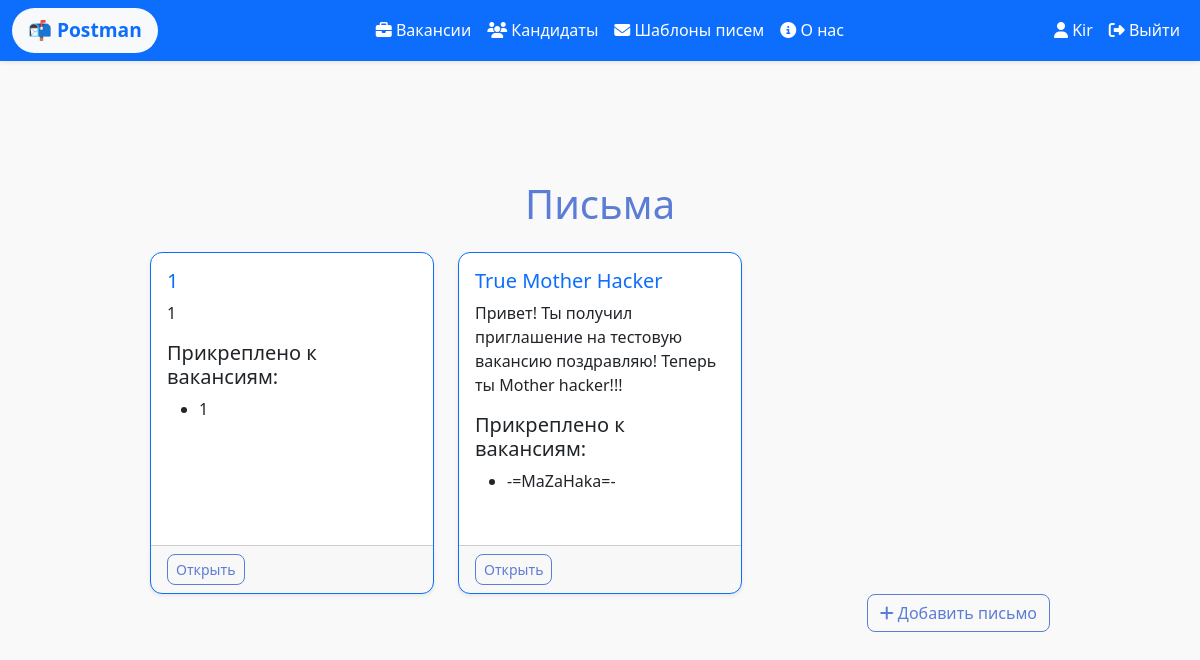
The page /data/templates/ (signed in) on the database its author committed.
### data/models.py (models this page shows, shortened)
class User(AbstractUser):
    firstname = models.CharField(max_length=100)
    lastname = models.CharField(max_length=100)
    class Meta:
        verbose_name = 'Пользователь'
        verbose_name_plural = 'Пользователи'

class Template(models.Model):
    title = models.CharField(max_length=150)
    content = models.TextField()
    class Meta:
        verbose_name = "Письмо"
        verbose_name_plural = "Письма"

class Vacancy(models.Model):
    title = models.CharField(max_length=100)
    description = models.TextField()
    user = models.ForeignKey(
        User,
        on_delete=models.SET_NULL,
        null=True,
        blank=True,
        related_name="vacancies",
        verbose_name="Пользователь"
    )
    candidates = models.ManyToManyField(Candidate, related_name='vacancies', blank=True)
    templates = models.ManyToManyField(Template,related_name='vacancies', blank=True)
    class Meta:
        verbose_name = "Вакансия"
        verbose_name_plural = "Вакансии"

### data/views.py (the view)
# urls.py: path('templates/', views.templates, name='templates'), # список писем
@login_required
def templates(request):
    templates = Template.objects.all()
    return render(request, 'data/templates.html', {'templates': templates})

### data/templates/data/templates.html (shortened to what this page needs)
{% extends "main/base.html" %}
{% block content %}
<h1 class="mb-4">Письма</h1>
<div class="row row-cols-1 row-cols-md-2 row-cols-lg-3 g-4">
    {% for template in templates %}
    <div class="col">
        <div class="card h-100 border-primary shadow-sm">
            <div class="card-body">
                <h5 class="card-title text-primary">{{ template.title }}</h5>
                <p class="card-text">{{ template.content|truncatewords:25 }}</p>
                <h5>Прикреплено к вакансиям:</h5>
                <ul>
                    {% for vacancy in template.vacancies.all %}
                    <li>{{ vacancy.title }}</li>
                    {% empty %}
                    <p>Пока ни к чему не прикреплен</p>
                    {% endfor %}
                </ul>
            </div>
            <div class="card-footer text-muted d-flex justify-content-between">
                <a href="{% url 'template_detail' template.id %}" class="btn btn-sm btn-outline-primary">Открыть</a>
            </div>
        </div>
    </div>
    {% empty %}
    <p>Пока нет писем.</p>
    {% endfor %}
</div>
<div class="d-flex justify-content-end mb-3">
    <a href="{% url 'template_create' %}" class="btn btn-outline-primary">
        <i class="fas fa-plus"></i> Добавить письмо
    </a>
</div>
{% endblock %}

### main/templates/main/base.html (shortened to what this page needs)
{% load static %}
<!DOCTYPE html>
<html lang="ru">
<head>
    <link rel="stylesheet" href="https://cdn.jsdelivr.net/npm/bootstrap@5.3.3/dist/css/bootstrap.min.css">
    <link rel="stylesheet" href="https://cdn.jsdelivr.net/npm/@fortawesome/fontawesome-free@6.6.0/css/all.min.css">
    <link rel="stylesheet" href="{% static 'main/css/main.css' %}">
</head>
<body>
<nav class="navbar navbar-expand-lg navbar-dark fixed-top bg-primary shadow-sm custom-navbar">
    <div class="container-fluid">
        <a class="navbar-brand fw-bold px-3 py-2 bg-light text-primary rounded-pill" href="{% url 'index' %}" style="font-weight: bold; font-size: 1.2rem;">
            📬 Postman
        </a>
        <div class="collapse navbar-collapse justify-content-center" id="navbarNav">
            <ul class="navbar-nav text-center">
                <li class="nav-item">
                    <a class="nav-link nav-effect text-white" href="{% url 'vacancies' %}"><i class="fas fa-briefcase"></i> Вакансии</a>
                </li>
                <li class="nav-item">
                    <a class="nav-link nav-effect text-white" href="{% url 'candidates' %}"><i class="fas fa-users"></i> Кандидаты</a>
                </li>
                <li class="nav-item">
                    <a class="nav-link nav-effect text-white" href="{% url 'templates' %}"><i class="fas fa-envelope"></i> Шаблоны писем</a>
                </li>
                <li class="nav-item">
                    <a class="nav-link nav-effect text-white" href="{% url 'about' %}"><i class="fas fa-info-circle"></i> О нас</a>
                </li>
            </ul>
        </div>
        <div class="navbar-nav ms-auto">
            {% if user.is_authenticated %}
                <a href="{% url 'dashboard' %}" class="nav-link nav-effect text-white"><i class="fas fa-user"></i> {{ user.username }}</a>
                <a href="{% url 'logout' %}" class="nav-link nav-effect text-white"><i class="fas fa-sign-out-alt"></i> Выйти</a>
            {% else %}
                <a href="{% url 'login' %}" class="nav-link nav-effect text-white"><i class="fas fa-sign-in-alt"></i> Войти</a>
                <a href="{% url 'register' %}" class="nav-link nav-effect text-white"><i class="fas fa-user-plus"></i> Регистрация</a>
            {% endif %}
        </div>
    </div>
</nav>
<main class="container" style="margin-top: 100px;">
    <div class="d-flex justify-content-center">
        <div class="w-100" style="max-width: 900px; text-align: center;">
            {% block content %}
            {% endblock %}
        </div>
    </div>
</main>
</body>
</html>

### main/static/main/css/main.css (style rules this page uses)
:root { --color-teal: #60cfcf; --color-blue: #5c7dd5; --color-green: #6dd66d; --color-orange: #ffa870; }
body { font-family: 'Segoe UI', sans-serif; background-color: #f9f9f9; color: #333; margin: 0; padding: 0; }
.custom-navbar { background-color: var(--color-blue); transition: background-color 0.3s ease, opacity 0.3s ease; z-index: 1000; }
.container { padding-top: 80px; text-align: center; }
button, .btn { border-radius: 8px; }
.btn-outline-primary { border-color: var(--color-blue); color: var(--color-blue); transition: all 0.2s; }
.card { border-radius: 12px; box-shadow: 0 2px 8px rgba(0,0,0,0.1); margin-bottom: 20px; text-align: left; transition: transform 0.2s, box-shadow 0.2s; }
h1, h2, h3 { color: var(--color-blue); margin-bottom: 20px; }
a { text-decoration: none; }
.nav-effect { transition: all 0.3s ease; padding: 8px 12px; border-radius: 8px; }

### rows shown on the page
User: username "Kir"
Template: title "1", content "1"
Vacancy: title "1"
Template: title "True Mother Hacker", content "Привет! Ты получил приглашение на тестовую вакансию поздравляю! Теперь ты Mother hacker!!!"
Vacancy: title "-=MaZaHaka=-"
